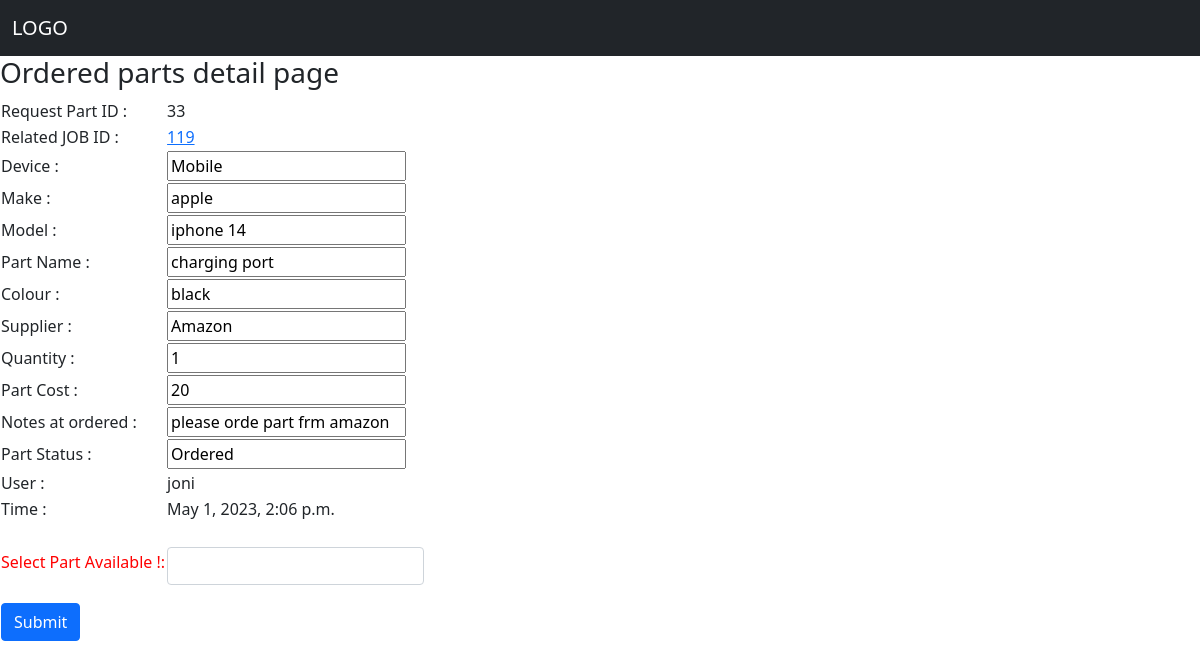
Screenshot of /ordered_part_detail/33 with the database file from the repository.
### Inventories/models.py (models this page shows, shortened)
class Ordered_parts(models.Model):
    requested_parts_ordered = models.ForeignKey(Request_parts,on_delete=models.CASCADE, related_name = 'requested_parts_ordered',null=True, blank=True)
    make = models.ForeignKey(Make,on_delete=models.CASCADE, related_name = 'ordered_make', null=True, blank=True)
    part_status = models.ForeignKey(Part_status,on_delete=models.CASCADE, related_name = 'ordered_part_status',null=True, blank=True)
    eta = models.DateTimeField(null=True, blank=True)
    comments = models.TextField(null=True, blank=True)
    created_date = models.DateTimeField(null=True, blank=True)
    created_by = models.ForeignKey(User, on_delete = models.CASCADE, null=True, blank=True)

class Request_parts(models.Model):
    job = models.ForeignKey(Jobs,on_delete=models.CASCADE, related_name = 'job_order_part',null=True, blank=True)
    devices = models.ForeignKey(Devices,on_delete=models.CASCADE, related_name = 'order_device')
    make = models.ForeignKey(Make,on_delete=models.CASCADE, related_name = 'order_make')
    model = models.ForeignKey(Model,on_delete=models.CASCADE, related_name = 'order_model')
    part_name = models.ForeignKey(Part_name,on_delete=models.CASCADE, related_name = 'order_part_name')
    part_colour = models.ForeignKey(Part_colour,on_delete=models.CASCADE, related_name = 'order_Part_colour')
    supplier = models.ForeignKey(Supplier,on_delete=models.CASCADE, related_name = 'order_supplier')
    quantity = models.IntegerField()
    buying_cost = models.IntegerField()
    part_description = models.CharField(max_length=20000, null=True, blank=True)
    part_status = models.ForeignKey(Part_status,on_delete=models.CASCADE, related_name = 'order_part_status',null=True, blank=True)
    created_date = models.DateTimeField(null=True, blank=True)
    created_by = models.ForeignKey(User, on_delete = models.CASCADE, null=True, blank=True)

class Part_name(models.Model):
    part_name = models.CharField(max_length=250)
    def __str__(self):
        return self.part_name

class Part_colour(models.Model):
    colour = models.CharField(max_length=250)

class Supplier(models.Model):
    supplier = models.CharField(max_length=250)

class Part_status(models.Model):
    p_status = models.CharField(max_length=250)
    def __str__(self):
        return self.p_status

### Jobs/models.py (models this page shows, shortened)
class Jobs(models.Model):
    customer = models.ForeignKey(Customer,on_delete = models.CASCADE, related_name = 'job_customer')
    device =  models.ForeignKey(Devices,on_delete = models.CASCADE, related_name = 'job_device', null = True, blank=True)
    make = models.ForeignKey(Make,on_delete = models.CASCADE, related_name = 'job_make', null=True, blank=True)
    model = models.ForeignKey(Model,on_delete = models.CASCADE, related_name = 'job_model', null=True, blank=True)
    fault =  models.ForeignKey(Fault,on_delete = models.CASCADE, related_name = 'job_faults', null=True, blank=True)
    description = models.TextField(null=True, blank=True)
    imei = models.CharField(max_length=250, null=True, blank=True)
    accessories = models.ForeignKey(Accessories,on_delete = models.CASCADE, related_name = 'job_acessories', null=True, blank=True)
    sale_item = models.ForeignKey(Sale_item,on_delete = models.CASCADE, related_name = 'sale_acessories', null=True, blank=True)
    passcode = models.CharField(max_length=250, null=True, blank=True)
    network = models.ForeignKey(Network,on_delete = models.CASCADE, related_name = 'job_network', null=True, blank=True)
    cost = models.IntegerField(null=True, blank=True)
    vat = models.IntegerField(null=True, blank=True)
    Total_cost = models.IntegerField(null=True, blank=True)
    job_status = models.ForeignKey(Job_status,on_delete = models.CASCADE, related_name = 'job_job_status', null=True, blank=True)
    collection_time = models.DateTimeField(null=True, blank=True)
    payment_status = models.CharField(choices= PAYMENT_STATUS, max_length=250, null=True, blank=True)
    created_date = models.DateTimeField(null=True, blank=True)
    created_by = models.ForeignKey(User, on_delete = models.CASCADE, null=True, blank=True)
    completed = models.BooleanField(default=False)
    def get_vat(self):
        return self.cost * 20 / 100
    v = get_vat

class Devices(models.Model):
    devices = models.CharField(max_length=250)

class Make(models.Model):
    device = models.ForeignKey(Devices,on_delete=models.CASCADE, related_name='make_device')
    make = models.CharField(max_length=250)

class Model(models.Model):
    make = models.ForeignKey(Make,on_delete=models.CASCADE)
    model = models.CharField(max_length=250)

### Inventories/views.py (the view)
# urls.py: path('ordered_part_detail/<str:id>', views.ordered_part_detail, name='ordered_part_detail'),
def ordered_part_detail(request,id):
    ordered_part = Ordered_parts.objects.get(id=id)
    part_status = Part_status.objects.all()
    context = {'parts_requested_context':ordered_part,
               'part_status_context':part_status}
    return render(request,'ordered_part_detail.html',context)

### templates/ordered_part_detail.html (shortened to what this page needs)
{% extends 'base.html' %}
{% block content %}
<h3>Ordered parts detail page </h3>
<table>
    <tr>
        <td>Request Part ID :</td>
        <td> {{ parts_requested_context.id }}</td>
    </tr>
    <tr>
        <td>Related JOB ID  :</td>
        <td><a href="#"> {{ parts_requested_context.requested_parts_ordered.job.id }} </a> </td>
    </tr>
    <form method="POST" action="{% url 'ordered_parts_arrived' parts_requested_context.id %}">
     <tr>
        <div  >
            <td>Device  :</td>
          <td>  <input type="text"  value="{{ parts_requested_context.requested_parts_ordered.devices.devices}}" name = "device_name"  > </td>
    </tr>
    <tr>
        <div >
            <td>Make  :</td>
            <td>  <input type="text"  value="{{ parts_requested_context.requested_parts_ordered.make.make}}" name = "make_name"  > </td>
        </div>
    </tr>
    <tr>
        <td>Model  :</td>
        <td>  <input type="text"  value= "{{ parts_requested_context.requested_parts_ordered.model.model}}" name = "model_name"  > </td>
    </tr>
    <tr>
        <td>Part Name :</td>
        <td>  <input type="text"  value= "{{ parts_requested_context.requested_parts_ordered.part_name }}" name = "part_name"  > </td>
    </tr>
    <tr>
        <td>Colour  :</td>
        <td>  <input type="text"  value= "{{ parts_requested_context.requested_parts_ordered.part_colour.colour}}" name = "color_name"  > </td>
    </tr>
    <tr>
        <td>Supplier  :</td>
        <td>  <input type="text"  value= "{{ parts_requested_context.requested_parts_ordered.supplier.supplier}}" name = "supplier_name"  > </td>
    </tr>
    <tr>
        <td>Quantity  :</td>
        <td>  <input type="text"  value= "{{ parts_requested_context.requested_parts_ordered.quantity}}" name = "quantity_name"  > </td>
    </tr>
    <tr>
        <td>Part Cost :</td>
        <td>  <input type="text"  value= "{{ parts_requested_context.requested_parts_ordered.buying_cost }}" name = "cost_name"  > </td>
    </tr>
    <tr>
        <td>Notes at ordered :</td>
        <td>  <input type="text"  value= "{{ parts_requested_context.requested_parts_ordered.part_description }}" name = "ordered_notes_name"  > </td>
    </tr>
    <tr>
        <td>Part Status :</td>
        <td>  <input type="text"  value= "{{ parts_requested_context.requested_parts_ordered.part_status }}" name = "part_status_name"  > </td>
    </tr>
    <tr>
        <td>User  :</td>
        <td> {{ parts_requested_context.created_by}}  </td>
    </tr>
    <tr>
        <td>Time  :</td>
        <td> {{ parts_requested_context.created_date}}  </td>
    </tr>
            <tr>
                <td style="color: red;">Select Part Available !:</td>
                <td>
                    <div class="mb-3">
                        <input required list="part_status" name = "part_status_arrived_name" class="form-control" id="part_status_id" >
                      </div>
                </td>
                </tr>
            <tr>
                <td>
                <button type="submit" class="btn btn-primary">Submit</button>
                </td>
            </tr>
    </form>
</table>
{% endblock %}

### rows the page displays
Ordered_parts: id "33", requested_parts_ordered.job.id "119", device_name "Mobile", make_name "apple", model_name "iphone 14", part_name "charging port", color_name "black", supplier_name "Amazon", quantity_name "1", cost_name "20", ordered_notes_name "please orde part frm amazon", part_status_name "Ordered", created_by "joni", created_date "May 1, 2023, 2:06 p.m."
